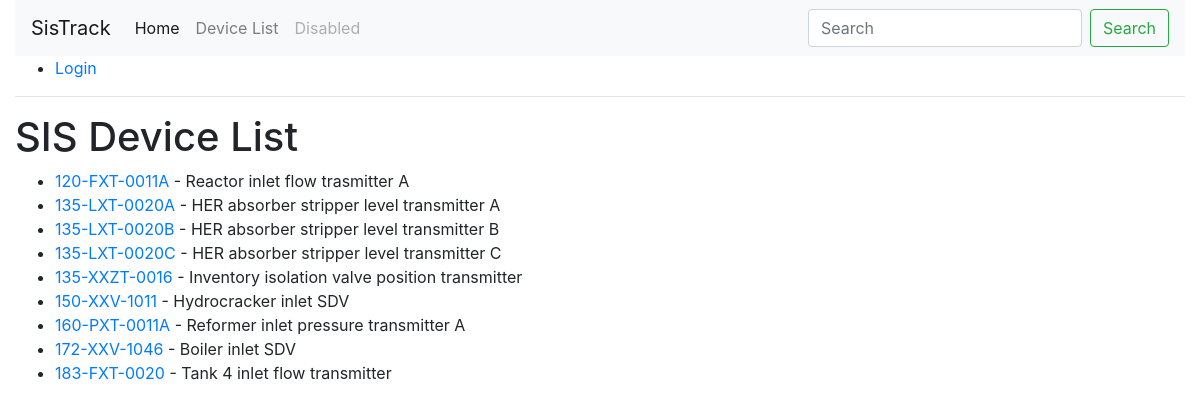
The page /inspections/devices/ on the database as committed earlier.
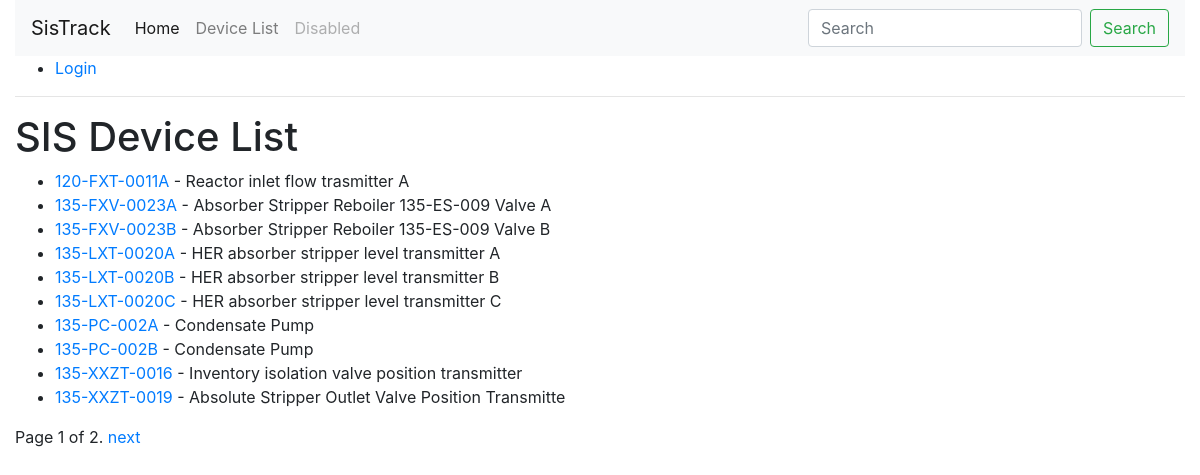
The same page on the database as committed later.
### inspections/models.py (models this page shows, shortened)
class Device(models.Model):
    tagnumber = models.CharField(max_length=50)
    description = models.CharField(max_length=50)
    devicetype = models.ForeignKey(DeviceType, on_delete=models.SET_NULL, null=True)
    location = models.ForeignKey(Location, on_delete=models.SET_NULL, null=True)
    class Meta:
        ordering = ["tagnumber"]
    def get_absolute_url(self):
        return reverse('device-detail', args=[str(self.id)])

### inspections/views.py (the view)
class DeviceListView(generic.ListView):
    model = Device
    paginate_by = 10

### inspections/templates/inspections/device_list.html
{% extends "base_generic.html" %}
{% block content %}
<h1>SIS Device List</h1>
{% if device_list %}
<ul>
{% for device in device_list %}
<li><a href="{{ device.get_absolute_url }}">{{ device.tagnumber }}</a>  - {{ device.description }}</li>
{% endfor %}
</ul>
{% else %}
<p>no devices</p>
{% endif %}
{% endblock %}

### inspections/templates/base_generic.html (shortened to what this page needs)
<!DOCTYPE html>
<html lang="en">
  <head>
    <link rel="stylesheet" href="https://maxcdn.bootstrapcdn.com/bootstrap/4.0.0-beta/css/bootstrap.min.css">
  </head>
  <body>
    <div class="container-fluid">
    <nav class="navbar navbar-expand-lg navbar-light bg-light">
      <a class="navbar-brand" href="{% url 'index' %}">SisTrack</a>
      <div class="collapse navbar-collapse" id="navbarSupportedContent">
        <ul class="navbar-nav mr-auto">
          <li class="nav-item active">
            <a class="nav-link" href="{% url 'index' %}">Home<span class="sr-only">(current)</span></a>
          </li>
          <li class="nav-item">
            <a class="nav-link" href="{% url 'devices' %}">Device List</a>
          </li>
          <li class="nav-item">
            <a class="nav-link disabled" href="#">Disabled</a>
          </li>
        </ul>
        <form class="form-inline my-2 my-lg-0">
          <input class="form-control mr-sm-2" type="text" placeholder="Search" aria-label="Search">
          <button class="btn btn-outline-success my-2 my-sm-0" type="submit">Search</button>
        </form>
      </div>
    </nav>
    <ul>
      {% if user.is_authenticated %}
       <li>User: {{ user.get_username }}</li>
       <li><a href="{% url 'logout'%}?next={{request.path}}">Logout</a></li>
       <li><a href="{% url 'my-tests' %}"> My Tests</a></li>
          {% if perms.inspections.can_mark_approved %}
          <li><a href="{% url 'all-tests' %}"> All Tests</a></li>
          {% endif %}
     {% else %}
       <li><a href="{% url 'login'%}?next={{request.path}}">Login</a></li>
   {% endif %}
 </ul><hr>
    {% block content %}{% endblock %}
    {% block pagination %}
  {% if is_paginated %}
      <div class="pagination">
          <span class="page-links">
              <span class="page-current">
                  Page {{ page_obj.number }} of {{ page_obj.paginator.num_pages }}.
              </span>
              {% if page_obj.has_next %}
                  <a href="{{ request.path }}?page={{ page_obj.next_page_number }}">next</a>
              {% endif %}
          </span>
      </div>
  {% endif %}
{% endblock %}
    </div>
  </body>
</html>

Rows that differ between the two databases and show on the page:
no longer on this page (row unchanged): Device: tagnumber "150-XXV-1011", description "Hydrocracker inlet SDV"
no longer on this page (row unchanged): Device: tagnumber "160-PXT-0011A", description "Reformer inlet pressure transmitter A"
no longer on this page (row unchanged): Device: tagnumber "172-XXV-1046", description "Boiler inlet SDV"
no longer on this page (row unchanged): Device: tagnumber "183-FXT-0020", description "Tank 4 inlet flow transmitter"
added Device: tagnumber "135-FXV-0023A", description "Absorber Stripper Reboiler 135-ES-009 Valve A"
added Device: tagnumber "135-FXV-0023B", description "Absorber Stripper Reboiler 135-ES-009 Valve B"
added Device: tagnumber "135-PC-002A", description "Condensate Pump"
added Device: tagnumber "135-PC-002B", description "Condensate Pump"
added Device: tagnumber "135-XXZT-0019", description "Absolute Stripper Outlet Valve Position Transmitte"
Other text that changed with them:
{{ page_obj.number }}: (not shown) → "1"
{{ page_obj.paginator.num_pages }}: (not shown) → "2"
text now shown: "Page of . next"
